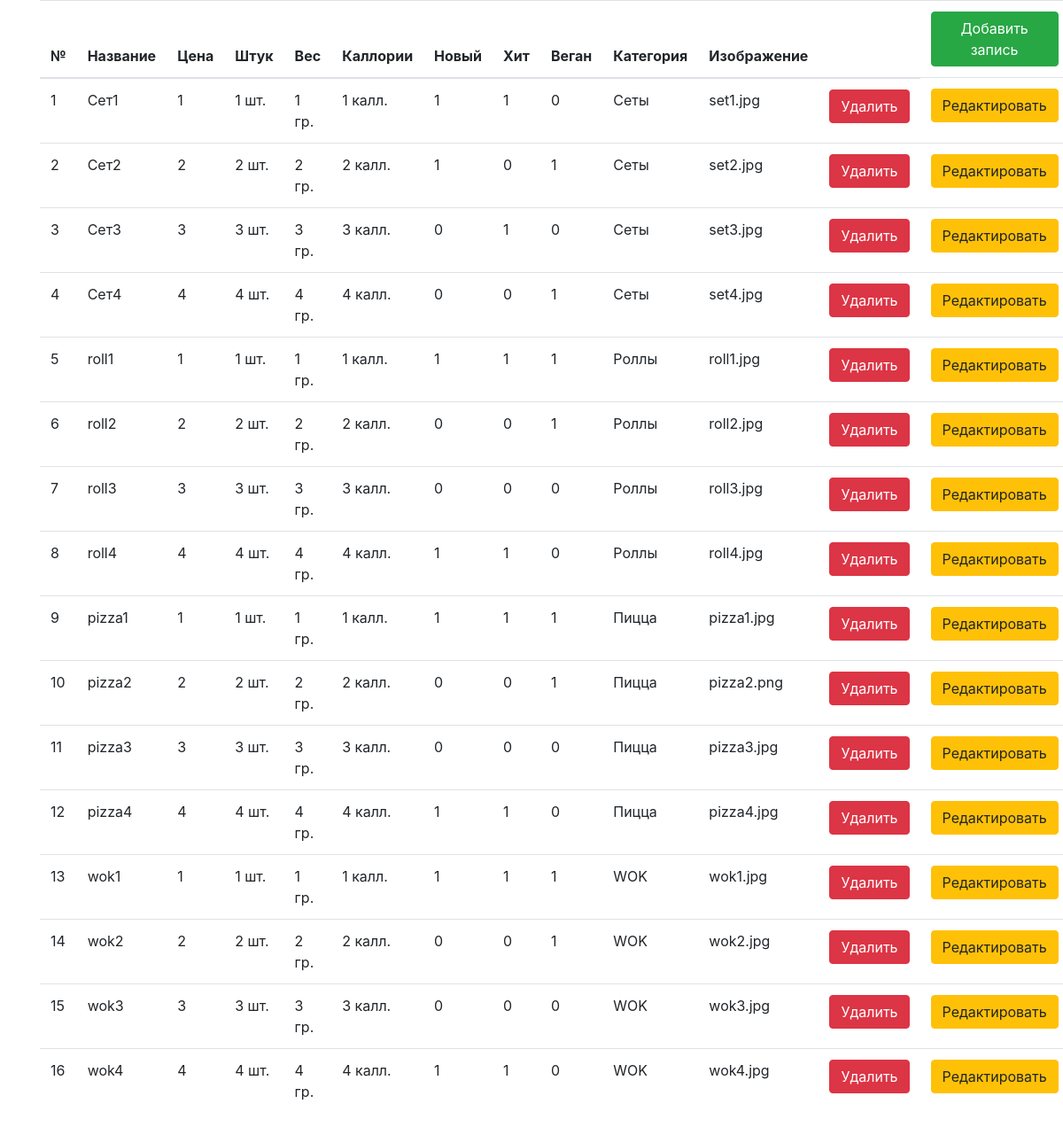
Page /admin/products/products.php on the committed database.
### tables this page shows
CREATE TABLE `products` (
  `id` int(11) NOT NULL,
  `name` varchar(255) NOT NULL,
  `price` int(11) NOT NULL,
  `parametr1` varchar(255) DEFAULT NULL,
  `parametr2` varchar(255) DEFAULT NULL,
  `parametr3` varchar(255) DEFAULT NULL,
  `is_new` tinyint(4) NOT NULL DEFAULT '0',
  `is_hit` tinyint(4) NOT NULL DEFAULT '0',
  `is_veg` tinyint(4) NOT NULL,
  `category_id` int(11) NOT NULL,
  `img_url` varchar(255) NOT NULL
);

CREATE TABLE `categories` (
  `id` int(11) NOT NULL,
  `name` varchar(255) NOT NULL,
  `position` int(11) NOT NULL DEFAULT '0'
);

### admin/products/products.php (the view)
<?php require '../parts/header.php'?>
<div class="container">
    <table class="table">
        <thead>
        <tr>
            <th>№</th>
            <th>Название</th>
            <th>Цена</th>
            <th>Штук</th>
            <th>Вес</th>
            <th>Каллории</th>
            <th>Новый</th>
            <th>Хит</th>
            <th>Веган</th>
            <th>Категория</th>
            <th>Изображение</th>
            <th><td><a href="/admin/products/create.php" class="btn btn-success">Добавить запись</a></td></th>
        </tr>
        </thead>
        <tbody>
        <?php
            require ('../../php/db.php');
            $category = $bd->query('SELECT products.id,products.name, products.price, products.parametr1, products.parametr2, products.parametr3, products.is_new, products.is_hit, products.is_veg, products.category_id, products.img_url, categories.name as categ_name FROM products INNER JOIN categories WHERE products.category_id = categories.id')->fetchAll();
            foreach ($category as $genre) :?>
            <tr>
                <td><?=$genre['id'];?></td>
                <td><?=$genre['name'];?></td>
                <td><?=$genre['price'];?></td>
                <td><?=$genre['parametr1'];?> шт.</td>
                <td><?=$genre['parametr2'];?> гр.</td>
                <td><?=$genre['parametr3'];?> калл.</td>
                <td><?=$genre['is_new'];?></td>
                <td><?=$genre['is_hit'];?></td>
                <td><?=$genre['is_veg'];?></td>
                <td><?=$genre['categ_name'];?></td>
                <td><?=$genre['img_url'];?></td>
                <td><a href="/admin/products/delete.php?id=<?=$genre['id']?>" class="btn btn-danger">Удалить</a></td>
                <td><a href="/admin/products/edit.php?id=<?=$genre['id']?>" class="btn btn-warning">Редактировать</a></td>
            </tr>
            <?php endforeach;?>
        </tbody>
    </table>
</div>
<?php require '../parts/footer.php'?>

### admin/parts/header.php (shortened to what this page needs)
<!doctype html>
<html lang="en">
<head>
    <link rel="stylesheet" href="https://cdn.jsdelivr.net/npm/bootstrap@4.5.3/dist/css/bootstrap.min.css">
</head>
<body>

### admin/parts/footer.php
</body>
</html>

### rows in the picture
products: id "1", name "Сет1", price "1", parametr1 "1", parametr2 "1", parametr3 "1", is_new "1", is_hit "1", is_veg "0", category.name "Сеты", img_url "set1.jpg"
products: id "2", name "Сет2", price "2", parametr1 "2", parametr2 "2", parametr3 "2", is_new "1", is_hit "0", is_veg "1", category.name "Сеты", img_url "set2.jpg"
products: id "3", name "Сет3", price "3", parametr1 "3", parametr2 "3", parametr3 "3", is_new "0", is_hit "1", is_veg "0", category.name "Сеты", img_url "set3.jpg"
products: id "4", name "Сет4", price "4", parametr1 "4", parametr2 "4", parametr3 "4", is_new "0", is_hit "0", is_veg "1", category.name "Сеты", img_url "set4.jpg"
products: id "5", name "roll1", price "1", parametr1 "1", parametr2 "1", parametr3 "1", is_new "1", is_hit "1", is_veg "1", category.name "Роллы", img_url "roll1.jpg"
products: id "6", name "roll2", price "2", parametr1 "2", parametr2 "2", parametr3 "2", is_new "0", is_hit "0", is_veg "1", category.name "Роллы", img_url "roll2.jpg"
products: id "7", name "roll3", price "3", parametr1 "3", parametr2 "3", parametr3 "3", is_new "0", is_hit "0", is_veg "0", category.name "Роллы", img_url "roll3.jpg"
products: id "8", name "roll4", price "4", parametr1 "4", parametr2 "4", parametr3 "4", is_new "1", is_hit "1", is_veg "0", category.name "Роллы", img_url "roll4.jpg"
products: id "9", name "pizza1", price "1", parametr1 "1", parametr2 "1", parametr3 "1", is_new "1", is_hit "1", is_veg "1", category.name "Пицца", img_url "pizza1.jpg"
products: id "10", name "pizza2", price "2", parametr1 "2", parametr2 "2", parametr3 "2", is_new "0", is_hit "0", is_veg "1", category.name "Пицца", img_url "pizza2.png"
products: id "11", name "pizza3", price "3", parametr1 "3", parametr2 "3", parametr3 "3", is_new "0", is_hit "0", is_veg "0", category.name "Пицца", img_url "pizza3.jpg"
products: id "12", name "pizza4", price "4", parametr1 "4", parametr2 "4", parametr3 "4", is_new "1", is_hit "1", is_veg "0", category.name "Пицца", img_url "pizza4.jpg"
products: id "13", name "wok1", price "1", parametr1 "1", parametr2 "1", parametr3 "1", is_new "1", is_hit "1", is_veg "1", category.name "WOK", img_url "wok1.jpg"
products: id "14", name "wok2", price "2", parametr1 "2", parametr2 "2", parametr3 "2", is_new "0", is_hit "0", is_veg "1", category.name "WOK", img_url "wok2.jpg"
products: id "15", name "wok3", price "3", parametr1 "3", parametr2 "3", parametr3 "3", is_new "0", is_hit "0", is_veg "0", category.name "WOK", img_url "wok3.jpg"
products: id "16", name "wok4", price "4", parametr1 "4", parametr2 "4", parametr3 "4", is_new "1", is_hit "1", is_veg "0", category.name "WOK", img_url "wok4.jpg"
